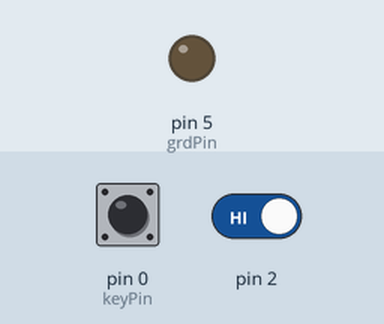
This sketch was run on a simulated Arduino Uno, built with avr-gcc and run on an emulated ATmega328P. Parts: output pins drawn as LEDs (lit = HIGH). Inputs (shaded band) come from the test bench; at power-on: pin 2 HIGH, pin 0 (keyPin) LOW.

Above: at 1.2 s.
1.3 s: pin 2 driven LOW
At 2.0 s:
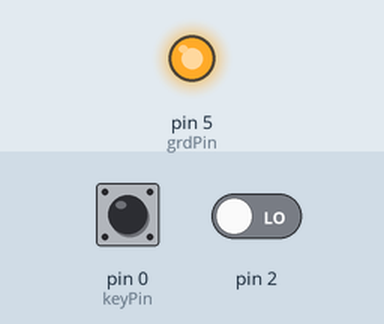
Timing chart, 0 to 4.3 s (numbered marks = the images above; inputs shaded):
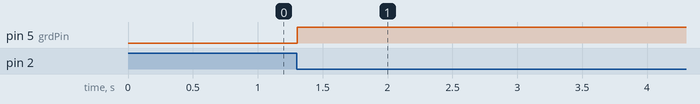

The sketch:

MP5.ino
```cpp
const uint8_t keyPin = 0;
const uint8_t grdPin = 5;

void keyISR() {
  delayMicroseconds(20000);
  if (LOW == digitalRead(keyPin)) {
    digitalWrite(grdPin, !digitalRead(grdPin));
  }
}

void setup() {
  // put your setup code here, to run once:
  pinMode(grdPin, OUTPUT);
  pinMode(keyPin, INPUT);
  attachInterrupt(keyPin, keyISR, FALLING);
}

void loop() {
  // put your main code here, to run repeatedly:
}
```

Measured:
- after the input at 1.3 s, pin 5 (grdPin): LOW → HIGH at once
